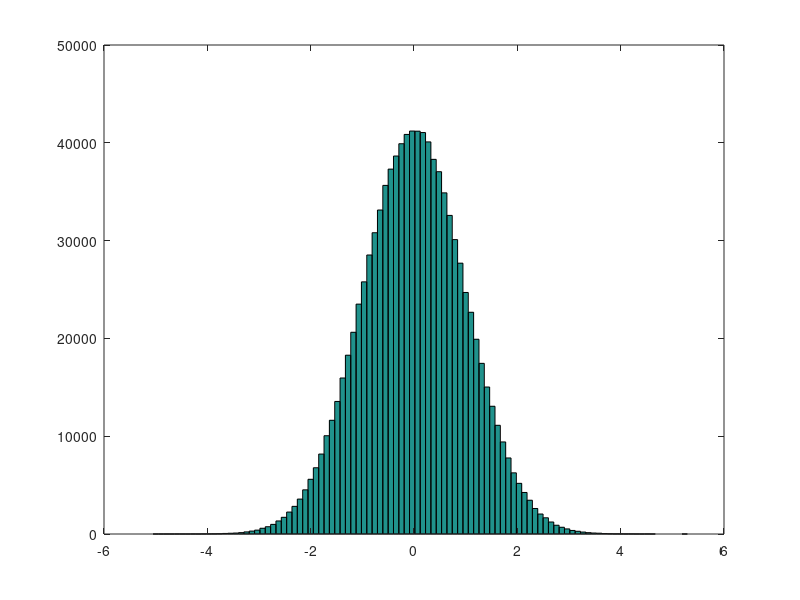

MATLAB code to generate this figure:
N=1000000;
X=randn(N,1);
xn=X;
hist(xn,100);
a=0;
b=0;
c=0;

for i=1:N-1
    if(xn(i)<1&&xn(i)>-1)
        a=a+1;
        b=b+1;
        c=c+1;
    elseif(xn(i)<2&&xn(i)>-2)
        b=b+1;
        c=c+1;
    else
        c=c+1;
    end
end
fprintf ('\nMathematical expectation generator algorithm %f', sum(xn)/N);
fprintf ('\nVariance %f', var(xn));
fprintf ('\nSigma 1 %f',(a/(N))*100);
fprintf ('\nSigma 2 %f',(b/(N))*100);
fprintf ('\nSigma 3 %f',(c/(N))*100);
